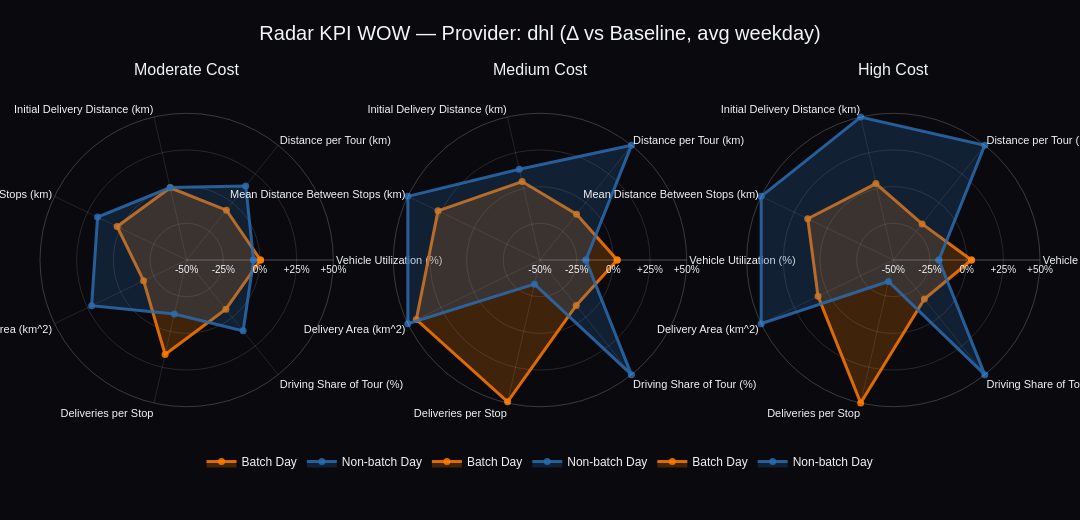

The cell this chart's notebook holds for it:
### Markdown cell above
## WOW Plot: Fancy Radar Charts (KPIs)
Vergleicht KPI-Delta vs Baseline als **Radar** – mit **Batch Delivery Day vs Non-batch Delivery Day** ("online") pro Provider, je Szenario.

### Code cell
# Fancy Radar Charts (Plotly)
# - Uses deltas vs baseline (pct_tbl_provider if available, otherwise builds it)
# - Each subplot = one scenario; traces = Batch vs Non-batch

import numpy as np
import pandas as pd

try:
    import plotly.graph_objects as go
    from plotly.subplots import make_subplots
except Exception as e:
    raise RuntimeError("Plotly is required for this radar chart. Install plotly or switch to matplotlib.") from e

# --------------------
# Settings
# --------------------
PROVIDER_RADAR = "dhl"              # <- provider/carrier to show (lowercase)
SCENARIOS_RADAR = ["batchmoderate", "batchmedium", "batchhigh"]  # <- scenario order
KPIS_RADAR = [k for k in kpis if k in df.columns]                 # <- KPI list (uses existing 'kpis')
CAP_RADAR = 50.0                    # <- clipping for readability (in %)
AG_BATCH = "Batch Delivery Day"
AG_NONBATCH = "Non-batch Delivery Day"

# If you want fewer KPIs (often looks better), uncomment and edit:
# KPIS_RADAR = [
#     "Vehicle Utilization (%)",
#     "Distance per Tour (km)",
#     "Initial Delivery Distance (km)",
#     "Mean Distance Between Stops (km)",
#     "Delivery Area (km^2)",
#     "Deliveries per Stop",
# ]

# --------------------
# Ensure we have provider-level delta table
# --------------------
def _build_pct_tbl_provider_if_needed():
    if "pct_tbl_provider" in globals() and isinstance(globals()["pct_tbl_provider"], pd.DataFrame):
        return globals()["pct_tbl_provider"]

    # build from df (same logic as earlier cell, but compact)
    d = df.copy()
    if "provider" not in d.columns:
        if "logisticProvider" in d.columns:
            d["provider"] = d["logisticProvider"].astype(str).str.lower()
        elif "carrierID" in d.columns:
            d["provider"] = d["carrierID"].astype(str).str.lower()
        else:
            raise RuntimeError("No provider column found to build pct_tbl_provider.")
    d["provider"] = d["provider"].astype(str).str.strip().str.lower()

    if "activity_group" not in d.columns:
        def _is_active_row(row):
            prov = str(row.get("provider", "")).strip().lower()
            wd = str(row.get("weekday", "")).strip()
            return wd in provider_active_days.get(prov, set())
        d["active_flag"] = d.apply(_is_active_row, axis=1)
        d["activity_group"] = np.where(d["active_flag"], AG_BATCH, AG_NONBATCH)

    kpis_present = [k for k in KPIS_RADAR if k in d.columns]
    if not kpis_present:
        raise RuntimeError("No KPI columns available for radar.")
    for c in kpis_present:
        d[c] = pd.to_numeric(d[c], errors="coerce")

    grp = ["provider", "activity_group", "weekday", "scenario"]
    if "run_name" in d.columns:
        per_run = d.groupby(grp + ["run_name"], dropna=False, observed=False)[kpis_present].mean().reset_index()
        scen_avg = per_run.groupby(grp, dropna=False, observed=False)[kpis_present].mean().reset_index()
    else:
        scen_avg = d.groupby(grp, dropna=False, observed=False)[kpis_present].mean().reset_index()

    base = (
        scen_avg[scen_avg["scenario"].astype(str) == str(BASELINE)]
        .loc[:, ["provider", "activity_group", "weekday"] + kpis_present]
        .rename(columns={c: f"base__{c}" for c in kpis_present})
    )
    m = scen_avg.merge(base, on=["provider", "activity_group", "weekday"], how="left")
    for c in kpis_present:
        num = pd.to_numeric(m[c], errors="coerce")
        den = pd.to_numeric(m[f"base__{c}"], errors="coerce")
        m[c] = (num / den - 1.0) * 100.0
    m[kpis_present] = m[kpis_present].replace([np.inf, -np.inf], np.nan)
    out = m[["provider", "activity_group", "weekday", "scenario"] + kpis_present].copy()
    globals()["pct_tbl_provider"] = out
    return out

pct_tbl_provider = _build_pct_tbl_provider_if_needed()

# --------------------
# Prepare radar data (avg over weekdays) for chosen provider
# --------------------
p = str(PROVIDER_RADAR).strip().lower()
rad = pct_tbl_provider.copy()
rad["provider"] = rad["provider"].astype(str).str.lower()
rad = rad[rad["provider"] == p]

if rad.empty:
    present = sorted(pct_tbl_provider["provider"].astype(str).str.lower().unique().tolist())
    raise RuntimeError(f"Provider '{p}' not found. Try one of: {present[:20]} ...")

# scenarios present (keep order)
sc_present = [s for s in SCENARIOS_RADAR if s in rad["scenario"].astype(str).unique().tolist()]
if not sc_present:
    sc_present = sorted(rad["scenario"].astype(str).unique().tolist())

kpis_present = [k for k in KPIS_RADAR if k in rad.columns]
if not kpis_present:
    raise RuntimeError("None of KPIS_RADAR are present in pct_tbl_provider.")

# Aggregate over weekdays
agg = (
    rad.groupby(["scenario", "activity_group"], dropna=False, observed=False)[kpis_present]
    .mean()
    .reset_index()
)

# Helper: map delta [-CAP, CAP] -> radius [0, 1] (so we can show negative values nicely)
def _to_radius(delta):
    d = np.asarray(delta, dtype=float)
    d = np.clip(d, -CAP_RADAR, CAP_RADAR)
    return (d + CAP_RADAR) / (2.0 * CAP_RADAR)

theta = kpis_present
theta_closed = theta + [theta[0]]  # close polygon

# Build multi-polar subplot figure: one radar per scenario
fig = make_subplots(
    rows=1,
    cols=len(sc_present),
    specs=[[{"type": "polar"}] * len(sc_present)],
    subplot_titles=[scenario_display.get(s, s) for s in sc_present],
    horizontal_spacing=0.06,
)

# Styling ("WOW" look)
COL_BATCH = "rgba(255, 122, 0, 0.85)"     # warm orange
COL_NONB = "rgba(43, 108, 176, 0.85)"     # cool blue
FILL_BATCH = "rgba(255, 122, 0, 0.22)"
FILL_NONB = "rgba(43, 108, 176, 0.22)"

for j, scen in enumerate(sc_present, start=1):
    for ag, name, line_col, fill_col in [
        (AG_BATCH, "Batch Day", COL_BATCH, FILL_BATCH),
        (AG_NONBATCH, "Non-batch Day", COL_NONB, FILL_NONB),
    ]:
        row = agg[(agg["scenario"].astype(str) == str(scen)) & (agg["activity_group"].astype(str) == ag)]
        if row.empty:
            continue
        vals = row.iloc[0][kpis_present].to_numpy(dtype=float)
        r = _to_radius(vals)
        r_closed = np.r_[r, r[0]]

        # Hover shows actual delta values (%)
        hover = [f"{k}<br>{name}<br>Δ={v:.1f}%" if np.isfinite(v) else f"{k}<br>{name}<br>Δ=NA" for k, v in zip(kpis_present, vals)]
        hover_closed = hover + [hover[0]]

        fig.add_trace(
            go.Scatterpolar(
                r=r_closed,
                theta=theta_closed,
                mode="lines+markers",
                name=name,
                line=dict(color=line_col, width=3),
                marker=dict(size=7, color=line_col, line=dict(width=0)),
                fill="toself",
                fillcolor=fill_col,
                hovertext=hover_closed,
                hoverinfo="text",
            ),
            row=1,
            col=j,
        )

    # Polar axis tuning per subplot
    fig.update_polars(
        row=1,
        col=j,
        bgcolor="rgba(0,0,0,0)",
        radialaxis=dict(
            range=[0, 1],
            tickmode="array",
            tickvals=[0, 0.25, 0.5, 0.75, 1.0],
            ticktext=[f"-{CAP_RADAR:.0f}%", f"-{CAP_RADAR/2:.0f}%", "0%", f"+{CAP_RADAR/2:.0f}%", f"+{CAP_RADAR:.0f}%"],
            gridcolor="rgba(255,255,255,0.12)",
            linecolor="rgba(255,255,255,0.20)",
            tickfont=dict(size=10),
        ),
        angularaxis=dict(
            gridcolor="rgba(255,255,255,0.10)",
            linecolor="rgba(255,255,255,0.20)",
            tickfont=dict(size=11),
        ),
    )

fig.update_layout(
    template="plotly_dark",
    title=dict(
        text=f"Radar KPI WOW — Provider: {p} (Δ vs Baseline, avg weekday)",
        x=0.5,
        xanchor="center",
        font=dict(size=20),
    ),
    legend=dict(orientation="h", yanchor="bottom", y=-0.10, xanchor="center", x=0.5),
    margin=dict(l=40, r=40, t=80, b=80),
    height=520,
    width=max(980, 360 * len(sc_present)),
    font=dict(family="Arial", size=12),
    paper_bgcolor="rgba(10,10,14,1)",
    plot_bgcolor="rgba(10,10,14,1)",
)

fig.show()

### Figure 1 — Plotly figure (JSON) as saved in the notebook; plotly's stock layout.template omitted (floating-point values rounded to 4 significant figures)
{"data": [{"fill": "toself", "fillcolor": "rgba(255, 122, 0, 0.22)", "hoverinfo": "text", "hovertext": ["Vehicle Utilization (%)<br>Batch Day<br>Δ=0.4%", "Distance per Tour (km)<br>Batch Day<br>Δ=-6.5%", "Initial Delivery Distance (km)<br>Batch Day<br>Δ=0.5%", "Mean Distance Between Stops (km)<br>Batch Day<br>Δ=2.6%", "Delivery Area (km^2)<br>Batch Day<br>Δ=-17.4%", "Deliveries per Stop<br>Batch Day<br>Δ=16.0%", "Driving Share of Tour (%)<br>Batch Day<br>Δ=-7.1%", "Vehicle Utilization (%)<br>Batch Day<br>Δ=0.4%"], "line": {"color": "rgba(255, 122, 0, 0.85)", "width": 3}, "marker": {"color": "rgba(255, 122, 0, 0.85)", "line": {"width": 0}, "size": 7}, "mode": "lines+markers", "name": "Batch Day", "r": [0.5037, 0.4349, 0.5048, 0.5264, 0.3259, 0.6603, 0.4289, 0.5037], "subplot": "polar", "theta": ["Vehicle Utilization (%)", "Distance per Tour (km)", "Initial Delivery Distance (km)", "Mean Distance Between Stops (km)", "Delivery Area (km^2)", "Deliveries per Stop", "Driving Share of Tour (%)", "Vehicle Utilization (%)"], "type": "scatterpolar"}, {"fill": "toself", "fillcolor": "rgba(43, 108, 176, 0.22)", "hoverinfo": "text", "hovertext": ["Vehicle Utilization (%)<br>Non-batch Day<br>Δ=-4.4%", "Distance per Tour (km)<br>Non-batch Day<br>Δ=14.6%", "Initial Delivery Distance (km)<br>Non-batch Day<br>Δ=0.7%", "Mean Distance Between Stops (km)<br>Non-batch Day<br>Δ=17.4%", "Delivery Area (km^2)<br>Non-batch Day<br>Δ=21.9%", "Deliveries per Stop<br>Non-batch Day<br>Δ=-12.2%", "Driving Share of Tour (%)<br>Non-batch Day<br>Δ=11.8%", "Vehicle Utilization (%)<br>Non-batch Day<br>Δ=-4.4%"], "line": {"color": "rgba(43, 108, 176, 0.85)", "width": 3}, "marker": {"color": "rgba(43, 108, 176, 0.85)", "line": {"width": 0}, "size": 7}, "mode": "lines+markers", "name": "Non-batch Day", "r": [0.4562, 0.6456, 0.5067, 0.6742, 0.7193, 0.3782, 0.6177, 0.4562], "subplot": "polar", "theta": ["Vehicle Utilization (%)", "Distance per Tour (km)", "Initial Delivery Distance (km)", "Mean Distance Between Stops (km)", "Delivery Area (km^2)", "Deliveries per Stop", "Driving Share of Tour (%)", "Vehicle Utilization (%)"], "type": "scatterpolar"}, {"fill": "toself", "fillcolor": "rgba(255, 122, 0, 0.22)", "hoverinfo": "text", "hovertext": ["Vehicle Utilization (%)<br>Batch Day<br>Δ=2.7%", "Distance per Tour (km)<br>Batch Day<br>Δ=-10.0%", "Initial Delivery Distance (km)<br>Batch Day<br>Δ=4.9%", "Mean Distance Between Stops (km)<br>Batch Day<br>Δ=27.2%", "Delivery Area (km^2)<br>Batch Day<br>Δ=43.6%", "Deliveries per Stop<br>Batch Day<br>Δ=49.2%", "Driving Share of Tour (%)<br>Batch Day<br>Δ=-10.3%", "Vehicle Utilization (%)<br>Batch Day<br>Δ=2.7%"], "line": {"color": "rgba(255, 122, 0, 0.85)", "width": 3}, "marker": {"color": "rgba(255, 122, 0, 0.85)", "line": {"width": 0}, "size": 7}, "mode": "lines+markers", "name": "Batch Day", "r": [0.5267, 0.3999, 0.5487, 0.7721, 0.9362, 0.9922, 0.3965, 0.5267], "subplot": "polar2", "theta": ["Vehicle Utilization (%)", "Distance per Tour (km)", "Initial Delivery Distance (km)", "Mean Distance Between Stops (km)", "Delivery Area (km^2)", "Deliveries per Stop", "Driving Share of Tour (%)", "Vehicle Utilization (%)"], "type": "scatterpolar"}, {"fill": "toself", "fillcolor": "rgba(43, 108, 176, 0.22)", "hoverinfo": "text", "hovertext": ["Vehicle Utilization (%)<br>Non-batch Day<br>Δ=-18.7%", "Distance per Tour (km)<br>Non-batch Day<br>Δ=54.7%", "Initial Delivery Distance (km)<br>Non-batch Day<br>Δ=13.5%", "Mean Distance Between Stops (km)<br>Non-batch Day<br>Δ=66.8%", "Delivery Area (km^2)<br>Non-batch Day<br>Δ=525.3%", "Deliveries per Stop<br>Non-batch Day<br>Δ=-33.1%", "Driving Share of Tour (%)<br>Non-batch Day<br>Δ=51.7%", "Vehicle Utilization (%)<br>Non-batch Day<br>Δ=-18.7%"], "line": {"color": "rgba(43, 108, 176, 0.85)", "width": 3}, "marker": {"color": "rgba(43, 108, 176, 0.85)", "line": {"width": 0}, "size": 7}, "mode": "lines+markers", "name": "Non-batch Day", "r": [0.3128, 1.0, 0.6349, 1.0, 1.0, 0.1691, 1.0, 0.3128], "subplot": "polar2", "theta": ["Vehicle Utilization (%)", "Distance per Tour (km)", "Initial Delivery Distance (km)", "Mean Distance Between Stops (km)", "Delivery Area (km^2)", "Deliveries per Stop", "Driving Share of Tour (%)", "Vehicle Utilization (%)"], "type": "scatterpolar"}, {"fill": "toself", "fillcolor": "rgba(255, 122, 0, 0.22)", "hoverinfo": "text", "hovertext": ["Vehicle Utilization (%)<br>Batch Day<br>Δ=3.3%", "Distance per Tour (km)<br>Batch Day<br>Δ=-18.5%", "Initial Delivery Distance (km)<br>Batch Day<br>Δ=3.5%", "Mean Distance Between Stops (km)<br>Batch Day<br>Δ=14.8%", "Delivery Area (km^2)<br>Batch Day<br>Δ=7.0%", "Deliveries per Stop<br>Batch Day<br>Δ=57.6%", "Driving Share of Tour (%)<br>Batch Day<br>Δ=-16.0%", "Vehicle Utilization (%)<br>Batch Day<br>Δ=3.3%"], "line": {"color": "rgba(255, 122, 0, 0.85)", "width": 3}, "marker": {"color": "rgba(255, 122, 0, 0.85)", "line": {"width": 0}, "size": 7}, "mode": "lines+markers", "name": "Batch Day", "r": [0.5327, 0.315, 0.5346, 0.6479, 0.5699, 1.0, 0.34, 0.5327], "subplot": "polar3", "theta": ["Vehicle Utilization (%)", "Distance per Tour (km)", "Initial Delivery Distance (km)", "Mean Distance Between Stops (km)", "Delivery Area (km^2)", "Deliveries per Stop", "Driving Share of Tour (%)", "Vehicle Utilization (%)"], "type": "scatterpolar"}, {"fill": "toself", "fillcolor": "rgba(43, 108, 176, 0.22)", "hoverinfo": "text", "hovertext": ["Vehicle Utilization (%)<br>Non-batch Day<br>Δ=-18.9%", "Distance per Tour (km)<br>Non-batch Day<br>Δ=85.8%", "Initial Delivery Distance (km)<br>Non-batch Day<br>Δ=51.4%", "Mean Distance Between Stops (km)<br>Non-batch Day<br>Δ=123.7%", "Delivery Area (km^2)<br>Non-batch Day<br>Δ=1224.1%", "Deliveries per Stop<br>Non-batch Day<br>Δ=-35.0%", "Driving Share of Tour (%)<br>Non-batch Day<br>Δ=67.7%", "Vehicle Utilization (%)<br>Non-batch Day<br>Δ=-18.9%"], "line": {"color": "rgba(43, 108, 176, 0.85)", "width": 3}, "marker": {"color": "rgba(43, 108, 176, 0.85)", "line": {"width": 0}, "size": 7}, "mode": "lines+markers", "name": "Non-batch Day", "r": [0.3107, 1.0, 1.0, 1.0, 1.0, 0.1505, 1.0, 0.3107], "subplot": "polar3", "theta": ["Vehicle Utilization (%)", "Distance per Tour (km)", "Initial Delivery Distance (km)", "Mean Distance Between Stops (km)", "Delivery Area (km^2)", "Deliveries per Stop", "Driving Share of Tour (%)", "Vehicle Utilization (%)"], "type": "scatterpolar"}], "layout": {"annotations": [{"font": {"size": 16}, "showarrow": false, "text": "Moderate Cost", "x": 0.1467, "xanchor": "center", "xref": "paper", "y": 1, "yanchor": "bottom", "yref": "paper"}, {"font": {"size": 16}, "showarrow": false, "text": "Medium Cost", "x": 0.5, "xanchor": "center", "xref": "paper", "y": 1, "yanchor": "bottom", "yref": "paper"}, {"font": {"size": 16}, "showarrow": false, "text": "High Cost", "x": 0.8533, "xanchor": "center", "xref": "paper", "y": 1, "yanchor": "bottom", "yref": "paper"}], "font": {"family": "Arial", "size": 12}, "height": 520, "legend": {"orientation": "h", "x": 0.5, "xanchor": "center", "y": -0.1, "yanchor": "bottom"}, "margin": {"b": 80, "l": 40, "r": 40, "t": 80}, "paper_bgcolor": "rgba(10,10,14,1)", "plot_bgcolor": "rgba(10,10,14,1)", "polar": {"angularaxis": {"gridcolor": "rgba(255,255,255,0.10)", "linecolor": "rgba(255,255,255,0.20)", "tickfont": {"size": 11}}, "bgcolor": "rgba(0,0,0,0)", "domain": {"x": [0, 0.2933], "y": [0, 1]}, "radialaxis": {"gridcolor": "rgba(255,255,255,0.12)", "linecolor": "rgba(255,255,255,0.20)", "range": [0, 1], "tickfont": {"size": 10}, "tickmode": "array", "ticktext": ["-50%", "-25%", "0%", "+25%", "+50%"], "tickvals": [0, 0.25, 0.5, 0.75, 1]}}, "polar2": {"angularaxis": {"gridcolor": "rgba(255,255,255,0.10)", "linecolor": "rgba(255,255,255,0.20)", "tickfont": {"size": 11}}, "bgcolor": "rgba(0,0,0,0)", "domain": {"x": [0.3533, 0.6467], "y": [0, 1]}, "radialaxis": {"gridcolor": "rgba(255,255,255,0.12)", "linecolor": "rgba(255,255,255,0.20)", "range": [0, 1], "tickfont": {"size": 10}, "tickmode": "array", "ticktext": ["-50%", "-25%", "0%", "+25%", "+50%"], "tickvals": [0, 0.25, 0.5, 0.75, 1]}}, "polar3": {"angularaxis": {"gridcolor": "rgba(255,255,255,0.10)", "linecolor": "rgba(255,255,255,0.20)", "tickfont": {"size": 11}}, "bgcolor": "rgba(0,0,0,0)", "domain": {"x": [0.7067, 1], "y": [0, 1]}, "radialaxis": {"gridcolor": "rgba(255,255,255,0.12)", "linecolor": "rgba(255,255,255,0.20)", "range": [0, 1], "tickfont": {"size": 10}, "tickmode": "array", "ticktext": ["-50%", "-25%", "0%", "+25%", "+50%"], "tickvals": [0, 0.25, 0.5, 0.75, 1]}}, "title": {"font": {"size": 20}, "text": "Radar KPI WOW — Provider: dhl (Δ vs Baseline, avg weekday)", "x": 0.5, "xanchor": "center"}, "width": 1080}}
